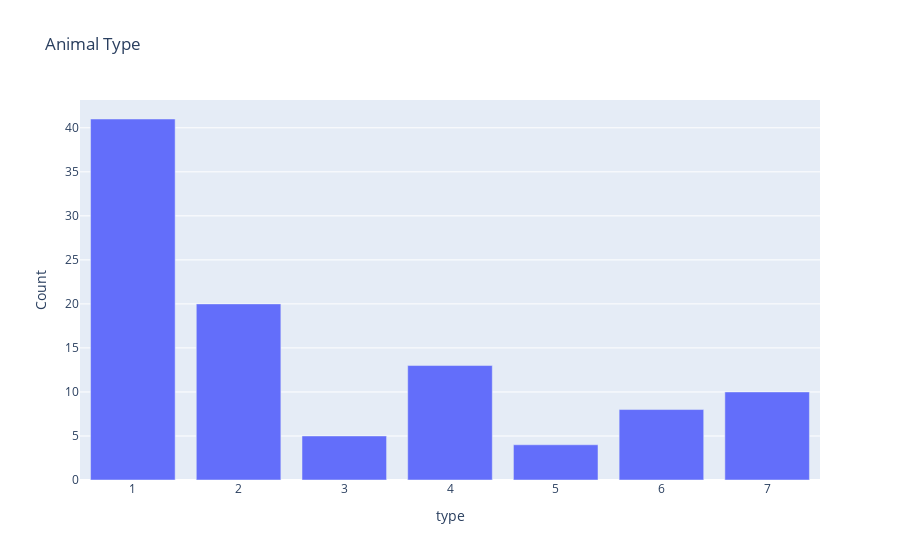

The notebook cell this image was saved under:
### Code cell
bar = py.bar(count, x='type', y='Count', title='Animal Type')
bar.show()

### Figure 1 — Plotly figure (JSON) as saved in the notebook; plotly's stock layout.template omitted (floating-point values rounded to 4 significant figures)
{"data": [{"alignmentgroup": "True", "hovertemplate": "type=%{x}<br>Count=%{y}<extra></extra>", "legendgroup": "", "marker": {"color": "#636efa", "pattern": {"shape": ""}}, "name": "", "offsetgroup": "", "orientation": "v", "showlegend": false, "textposition": "auto", "type": "bar", "x": [1, 2, 3, 4, 5, 6, 7], "xaxis": "x", "y": [41, 20, 5, 13, 4, 8, 10], "yaxis": "y"}], "layout": {"barmode": "relative", "legend": {"tracegroupgap": 0}, "title": {"text": "Animal Type"}, "xaxis": {"anchor": "y", "domain": [0, 1], "title": {"text": "type"}}, "yaxis": {"anchor": "x", "domain": [0, 1], "title": {"text": "Count"}}}}
